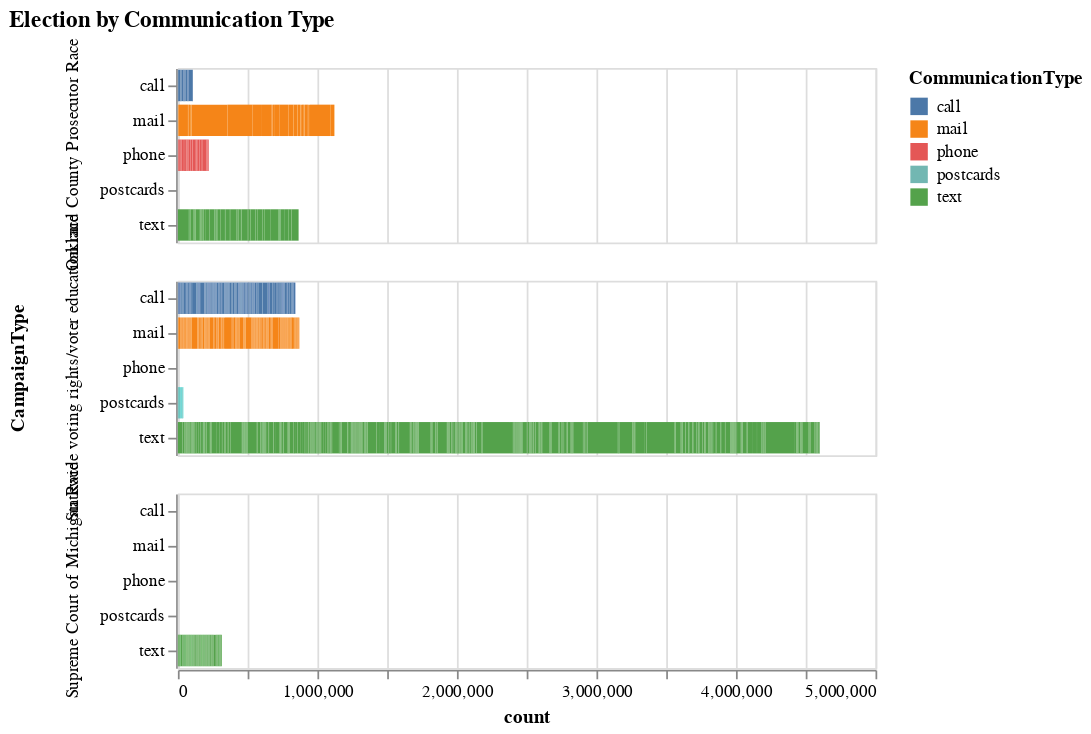

Source (notebook cell):
### Code cell
from Utility import *
Outreach = pd.read_csv(WorkingFiles + 'dfoutreachSumm.csv')
Outreach = Outreach.rename(columns={"ElectionType": "CampaignType"})
Outreach['CampaignType'] = Outreach['CampaignType'].replace({'lpv': 'Statewide voting rights/voter education race', 
                                                           'scomi': 'Supreme Court of Michigan Race',
                                                           'oakland': 'Oakland County Prosecutor Race', 
                                                           'oakland prosecutor': 'Oakland County Prosecutor Race', 
                                                           'oakland county prosecutor race': 'Oakland County Prosecutor Race'})


Outreach['CountyName'] = Outreach['CountyName'].str.title()
Outreach.head()
BuildChart1(Outreach)[0]

### Figure 1 — Vega-Lite specification as saved in the notebook (floating-point values rounded to 4 significant figures; data arrays with more than 128 entries replaced by an {"elided": "..."} marker saying what was removed)
{"config": {"view": {"continuousWidth": 400, "continuousHeight": 300}}, "data": {"name": "data-4bb348a1d48bb3c4f88336eb2fc51d3f"}, "mark": "bar", "encoding": {"color": {"type": "nominal", "field": "CommunicationType"}, "row": {"type": "nominal", "field": "CampaignType"}, "x": {"type": "quantitative", "field": "count"}, "y": {"type": "nominal", "field": "CommunicationType", "title": null}}, "title": "Election by Communication Type", "$schema": "https://vega.github.io/schema/vega-lite/v4.8.1.json", "datasets": {"data-4bb348a1d48bb3c4f88336eb2fc51d3f": {"elided": "10005 records"}}}
